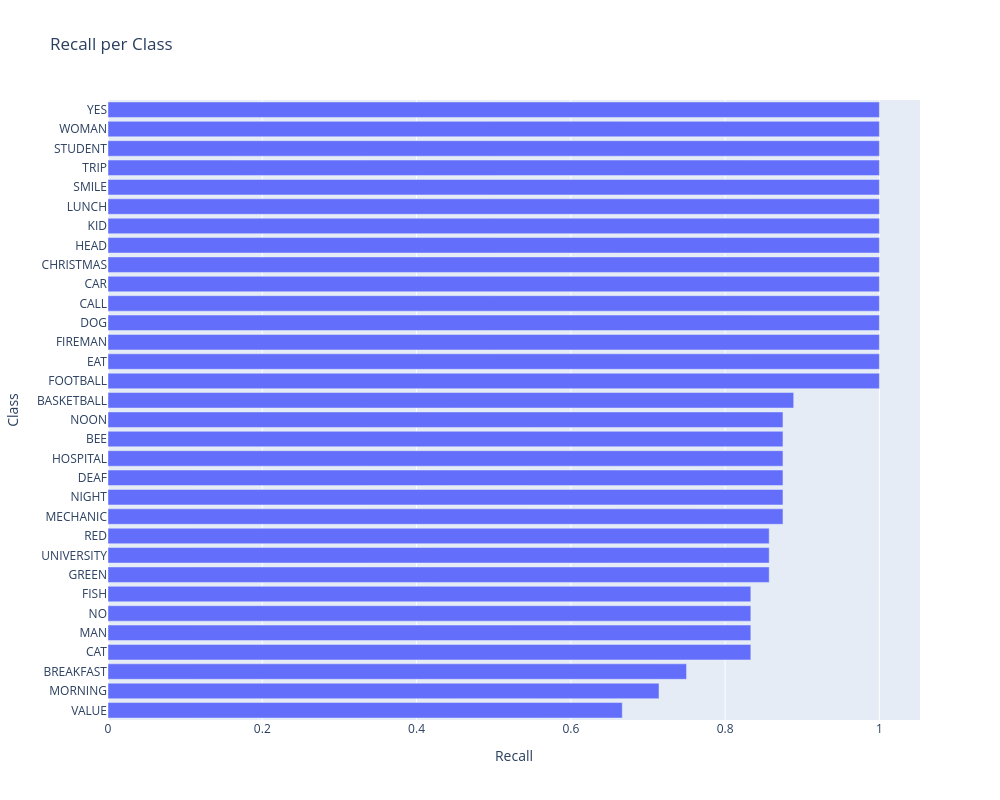

Notebook source saved alongside this figure:
### Code cell
from sklearn.metrics import recall_score

recalls = recall_score(
    y_true,
    y_pred,
    labels=labels_ids,
    average=None,
    zero_division=0
)

order = np.argsort(recalls)

fig = go.Figure(go.Bar(
    x=recalls[order],
    y=labels_names[order],
    orientation="h"
))

fig.update_layout(
    title="Recall per Class",
    xaxis_title="Recall",
    yaxis_title="Class",
    width=1000,
    height=800,
)

fig.show()

### Figure 1 — Plotly figure (JSON) as saved in the notebook; plotly's stock layout.template omitted (floating-point values rounded to 4 significant figures)
{"data": [{"orientation": "h", "type": "bar", "x": [0.6667, 0.7143, 0.75, 0.8333, 0.8333, 0.8333, 0.8333, 0.8571, 0.8571, 0.8571, 0.875, 0.875, 0.875, 0.875, 0.875, 0.875, 0.8889, 1.0, 1.0, 1.0, 1.0, 1.0, 1.0, 1.0, 1.0, 1.0, 1.0, 1.0, 1.0, 1.0, 1.0, 1.0], "y": ["VALUE", "MORNING", "BREAKFAST", "CAT", "MAN", "NO", "FISH", "GREEN", "UNIVERSITY", "RED", "MECHANIC", "NIGHT", "DEAF", "HOSPITAL", "BEE", "NOON", "BASKETBALL", "FOOTBALL", "EAT", "FIREMAN", "DOG", "CALL", "CAR", "CHRISTMAS", "HEAD", "KID", "LUNCH", "SMILE", "TRIP", "STUDENT", "WOMAN", "YES"]}], "layout": {"height": 800, "title": {"text": "Recall per Class"}, "width": 1000, "xaxis": {"title": {"text": "Recall"}}, "yaxis": {"title": {"text": "Class"}}}}
